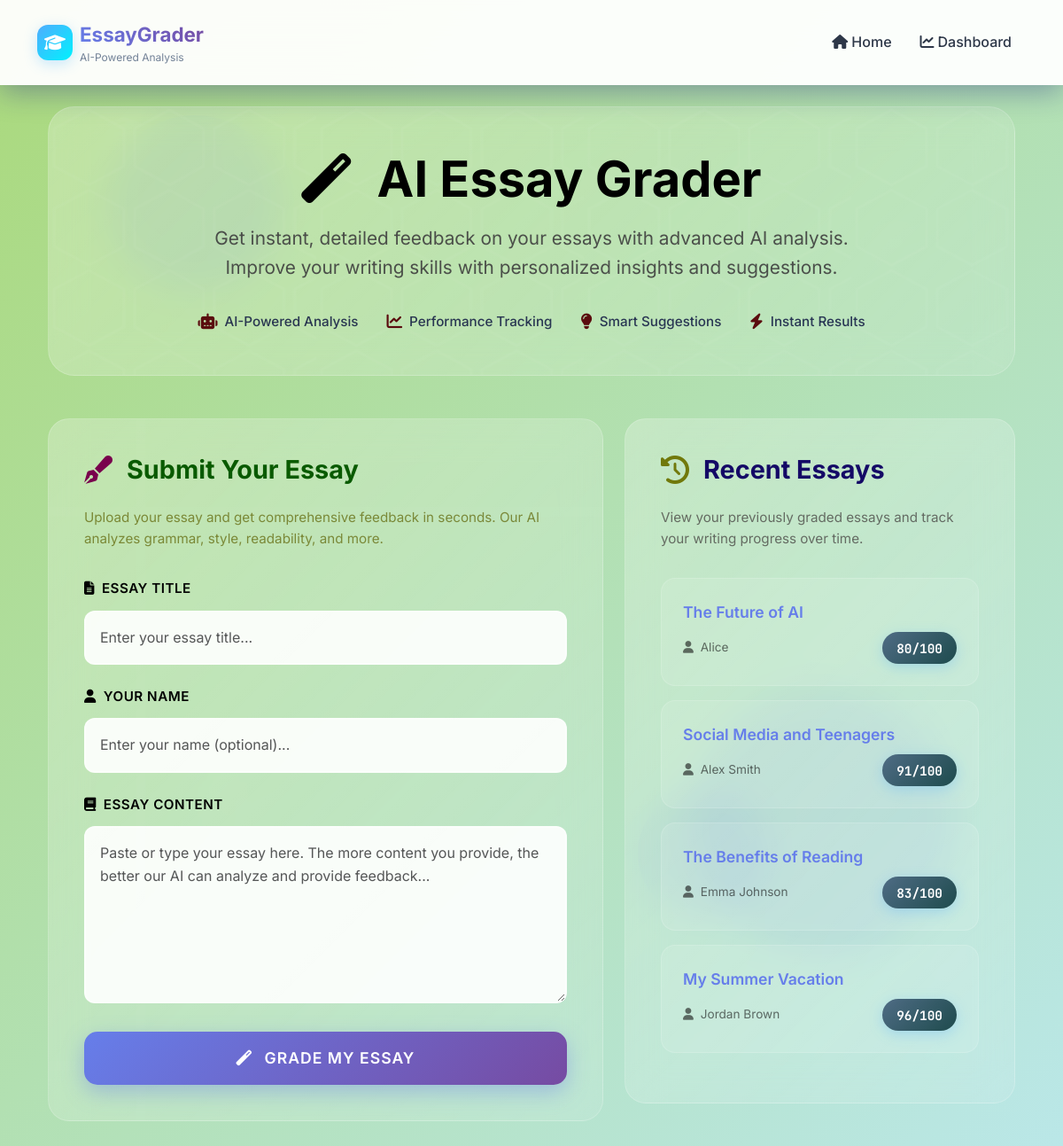
The page / on the database its author committed.
### essays/models.py (models this page shows, shortened)
class Essay(models.Model):
    title = models.CharField(max_length=200)
    student_name = models.CharField(max_length=100, blank=True, null=True)
    content = models.TextField()
    score_length = models.FloatField(default=0)
    score_clarity = models.FloatField(default=0)
    score_vocabulary = models.FloatField(default=0)
    score_readability = models.FloatField(default=0)
    score_overall = models.FloatField(default=0)
    feedback = models.TextField(blank=True, null=True)
    analysis = models.JSONField(default=dict, blank=True, null=True)
    created_at = models.DateTimeField(auto_now_add=True)

### essays/views.py (the view)
# urls.py: path('', views.index, name='index'),
def index(request):
    essays = Essay.objects.order_by('-created_at')[:10]
    form = EssayForm()
    return render(request, 'essays/index.html', {'form': form, 'essays': essays})

### essays/forms.py
class EssayForm(forms.ModelForm):
    class Meta:
        model = Essay
        fields = ['title', 'student_name', 'content']
        widgets = {
            'title': forms.TextInput(attrs={'class': 'form-control', 'placeholder': 'Essay title'}),
            'student_name': forms.TextInput(attrs={'class': 'form-control', 'placeholder': 'Your name (optional)'}),
            'content': forms.Textarea(attrs={'class': 'form-control', 'rows': 12, 'placeholder': 'Paste or type your essay here...'}),
        }

### templates/essays/index.html (shortened to what this page needs)
{% extends 'base.html' %}
{% block content %}
<div class="floating-elements">
  <i class="fas fa-graduation-cap floating-icon"></i>
  <i class="fas fa-pencil-alt floating-icon"></i>
  <i class="fas fa-book floating-icon"></i>
  <i class="fas fa-lightbulb floating-icon"></i>
</div>
<div class="container">
  <div class="hero-section">
    <h1 class="hero-title">
      <i class="fas fa-magic me-3"></i>
      AI Essay Grader
    </h1>
    <p class="hero-subtitle">
      Get instant, detailed feedback on your essays with advanced AI analysis.<br>
      Improve your writing skills with personalized insights and suggestions.
    </p>
    <div class="hero-features">
      <div class="hero-feature">
        <i class="fas fa-robot"></i>
        AI-Powered Analysis
      </div>
      <div class="hero-feature">
        <i class="fas fa-chart-line"></i>
        Performance Tracking
      </div>
      <div class="hero-feature">
        <i class="fas fa-lightbulb"></i>
        Smart Suggestions
      </div>
      <div class="hero-feature">
        <i class="fas fa-zap"></i>
        Instant Results
      </div>
    </div>
  </div>
  <div class="row g-4">
    <div class="col-lg-7">
      <div class="form-section">
        <h5 class="form-title">
          <i class="fas fa-pen-fancy"></i>
          Submit Your Essay
        </h5>
        <p class="form-subtitle">
          Upload your essay and get comprehensive feedback in seconds. Our AI analyzes grammar, style, readability, and more.
        </p>
        <form method="post" action="{% url 'essays:submit' %}">
          <div class="form-group">
            <label class="form-label-modern" for="{{ form.title.id_for_label }}">
              <i class="fas fa-file-text me-2"></i>Essay Title
            </label>
            <input type="text"
                   class="form-control-modern"
                   id="{{ form.title.id_for_label }}"
                   name="{{ form.title.name }}"
                   placeholder="Enter your essay title..."
                   value="{{ form.title.value|default:'' }}"
                   required>
          </div>
          <div class="form-group">
            <label class="form-label-modern" for="{{ form.student_name.id_for_label }}">
              <i class="fas fa-user me-2"></i>Your Name
            </label>
            <input type="text"
                   class="form-control-modern"
                   id="{{ form.student_name.id_for_label }}"
                   name="{{ form.student_name.name }}"
                   placeholder="Enter your name (optional)..."
                   value="{{ form.student_name.value|default:'' }}">
          </div>
          <div class="form-group">
            <label class="form-label-modern" for="{{ form.content.id_for_label }}">
              <i class="fas fa-book me-2"></i>Essay Content
            </label>
            <textarea class="form-control-modern textarea-modern"
                      id="{{ form.content.id_for_label }}"
                      name="{{ form.content.name }}"
                      placeholder="Paste or type your essay here. The more content you provide, the better our AI can analyze and provide feedback..."
                      required>{{ form.content.value|default:'' }}</textarea>
          </div>
          <button type="submit" class="btn-submit">
            <i class="fas fa-magic me-2"></i>
            Grade My Essay
          </button>
        </form>
      </div>
    </div>
    <div class="col-lg-5">
      <div class="recent-essays-section">
        <h5 class="recent-title">
          <i class="fas fa-history"></i>
          Recent Essays
        </h5>
        <p class="recent-subtitle">
          View your previously graded essays and track your writing progress over time.
        </p>
        {% if essays %}
          <ul class="essay-list">
            {% for e in essays %}
              <li class="essay-item">
                <a href="{% url 'essays:detail' e.pk %}" class="essay-link">
                  {{ e.title|truncatechars:40 }}
                </a>
                <div class="essay-meta">
                  <span>
                    <i class="fas fa-user me-1"></i>
                    {{ e.student_name|default:"Anonymous" }}
                  </span>
                  <span class="essay-score">{{ e.score_overall|floatformat:0 }}/100</span>
                </div>
              </li>
            {% endfor %}
          </ul>
        {% else %}
          <div class="no-essays">
            <i class="fas fa-inbox"></i>
            <h6>No Essays Yet</h6>
            <p>Submit your first essay to get started with AI-powered feedback and analysis.</p>
          </div>
        {% endif %}
      </div>
    </div>
  </div>
</div>
{% endblock %}

### templates/base.html (shortened to what this page needs)
<!doctype html>
<html lang="en">
  <head>
    <link href="https://cdn.jsdelivr.net/npm/bootstrap@5.3.3/dist/css/bootstrap.min.css" rel="stylesheet">
    <link href="/static/styles.css" rel="stylesheet">
    <link rel="stylesheet" href="https://cdnjs.cloudflare.com/ajax/libs/font-awesome/6.4.0/css/all.min.css">
  </head>
  <body>
    <div class="animated-bg">
      <div class="bg-shape bg-shape-1"></div>
      <div class="bg-shape bg-shape-2"></div>
      <div class="bg-shape bg-shape-3"></div>
    </div>
    <nav class="navbar navbar-expand-lg navbar-glass fixed-top">
      <div class="container">
        <a class="navbar-brand d-flex align-items-center" href="/">
          <div class="brand-icon me-2">
            <i class="fas fa-graduation-cap"></i>
          </div>
          <div>
            <span class="brand-title">EssayGrader</span>
            <small class="brand-subtitle d-block">AI-Powered Analysis</small>
          </div>
        </a>
        <div class="collapse navbar-collapse" id="navbarNav">
          <ul class="navbar-nav ms-auto">
            <li class="nav-item">
              <a class="nav-link nav-link-modern" href="/">
                <i class="fas fa-home me-1"></i>Home
              </a>
            </li>
            <li class="nav-item">
              <a class="nav-link nav-link-modern" href="/dashboard/">
                <i class="fas fa-chart-line me-1"></i>Dashboard
              </a>
            </li>
          </ul>
        </div>
      </div>
    </nav>
    <main class="main-content">
      <div class="container">
        {% block content %}{% endblock %}
      </div>
    </main>
  </body>
</html>

### static/styles.css (style rules this page uses)
:root { --primary-gradient: linear-gradient(135deg, #667eea 0%, #764ba2 100%); --secondary-gradient: linear-gradient(135deg, #f093fb 0%, #f5576c 100%); --success-gradient: linear-gradient(135deg, #4facfe 0%, #00f2fe 100%); --warning-gradient: linear-gradient(135deg, #43e97b 0%, #38f9d7 100%); --danger-gradient: linear-gradient(135deg, #fa709a 0%, #fee140 100%); --dark-gradient: linear-gradient(135deg, #2c3e50 0%, #3498db 100%); --glass-bg: rgba(255, 255, 255, 0.25); --glass-border: rgba(255, 255, 255, 0.18); --glass-shadow: 0 8px 32px 0 rgba(31, 38, 135, 0.37); --text-primary: #2d3748; --text-secondary: #718096; --text-muted: #a0aec0; --border-radius: 16px; --border-radius-sm: 8px; --border-radius-lg: 24px; --transition: all 0.3s cubic-bezier(0.4, 0, 0.2, 1); --transition-fast: all 0.15s ease; }
* { box-sizing: border-box; }
body { font-family: 'Inter', -apple-system, BlinkMacSystemFont, 'Segoe UI', Roboto, sans-serif; background: linear-gradient(135deg, #aad97b 0%, #bae7e8 100%); color: var(--text-primary); line-height: 1.6; overflow-x: hidden; min-height: 100vh; position: relative; }
.animated-bg { position: fixed; top: 0; left: 0; width: 100%; height: 100%; z-index: -1; overflow: hidden; }
.bg-shape { position: absolute; border-radius: 50%; background: rgba(102, 126, 234, 0.1); animation: float 6s ease-in-out infinite; }
.bg-shape-1 { width: 200px; height: 200px; top: 10%; left: 10%; animation-delay: 0s; }
.bg-shape-2 { width: 300px; height: 300px; top: 60%; right: 10%; animation-delay: 2s; }
.bg-shape-3 { width: 150px; height: 150px; bottom: 20%; left: 60%; animation-delay: 4s; }
.navbar-glass { background: rgba(255, 255, 255, 0.95) !important; backdrop-filter: blur(20px); -webkit-backdrop-filter: blur(20px); border-bottom: 1px solid var(--glass-border); box-shadow: var(--glass-shadow); transition: var(--transition); padding: 1rem 0; }
.navbar-brand { font-weight: 600; color: #2d3748 !important; text-decoration: none; transition: var(--transition); }
.brand-icon { width: 40px; height: 40px; background: var(--success-gradient); border-radius: 12px; display: flex; align-items: center; justify-content: center; font-size: 1.2rem; color: white; box-shadow: 0 4px 15px rgba(79, 172, 254, 0.3); }
.brand-title { font-size: 1.4rem; font-weight: 700; background: linear-gradient(45deg, #667eea, #764ba2); -webkit-background-clip: text; -webkit-text-fill-color: transparent; background-clip: text; }
.brand-subtitle { font-size: 0.75rem; color: #718096; font-weight: 400; margin-top: -2px; }
.nav-link-modern { color: #2d3748 !important; font-weight: 500; padding: 0.5rem 1rem !important; border-radius: 10px; transition: var(--transition); position: relative; overflow: hidden; }
.nav-link-modern::before { content: ''; position: absolute; top: 0; left: -100%; width: 100%; height: 100%; background: linear-gradient(90deg, transparent, rgba(102, 126, 234, 0.2), transparent); transition: var(--transition); }
.main-content { padding-top: 120px; padding-bottom: 2rem; min-height: 100vh; }
a { color: #4299e1; text-decoration: none; transition: var(--transition); }
.essay-link { color: #667eea !important; font-weight: 600; text-decoration: none; transition: all 0.2s ease; }

### rows shown on the page
Essay: title "The Future of AI", student_name "Alice", score_overall "80"
Essay: title "Social Media and Teenagers", student_name "Alex Smith", score_overall "91"
Essay: title "The Benefits of Reading", student_name "Emma Johnson", score_overall "83"
Essay: title "My Summer Vacation", student_name "Jordan Brown", score_overall "96"
